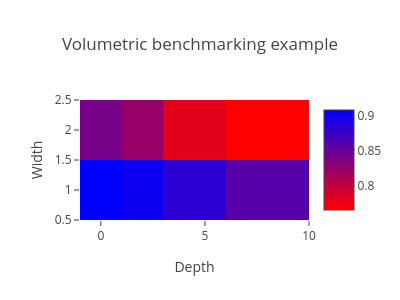

Here is the notebook cell this chart was saved with:
### Code cell
import plotly.graph_objects as go  # you'll need the 'plotly' python package for this

fig = go.Figure(data=go.Heatmap(z=vals, x=vb_depths, y=vb_widths, colorscale='Bluered_r'))
fig.update_layout(title='Volumetric benchmarking example',
                  xaxis={'title': 'Depth'}, yaxis={'title': 'Width'},
                  height=300, width=400)
fig.show()

### Figure 1 — Plotly figure (JSON) as saved in the notebook; plotly's stock layout.template omitted (floating-point values rounded to 4 significant figures)
{"data": [{"colorscale": [[0.0, "rgb(255,0,0)"], [1.0, "rgb(0,0,255)"]], "type": "heatmap", "x": [0, 2, 4, 8], "y": [1, 2], "z": [[0.9087, 0.9017, 0.8845, 0.8592], [0.8418, 0.824, 0.7811, 0.7656]]}], "layout": {"height": 300, "title": {"text": "Volumetric benchmarking example"}, "width": 400, "xaxis": {"title": {"text": "Depth"}}, "yaxis": {"title": {"text": "Width"}}}}
